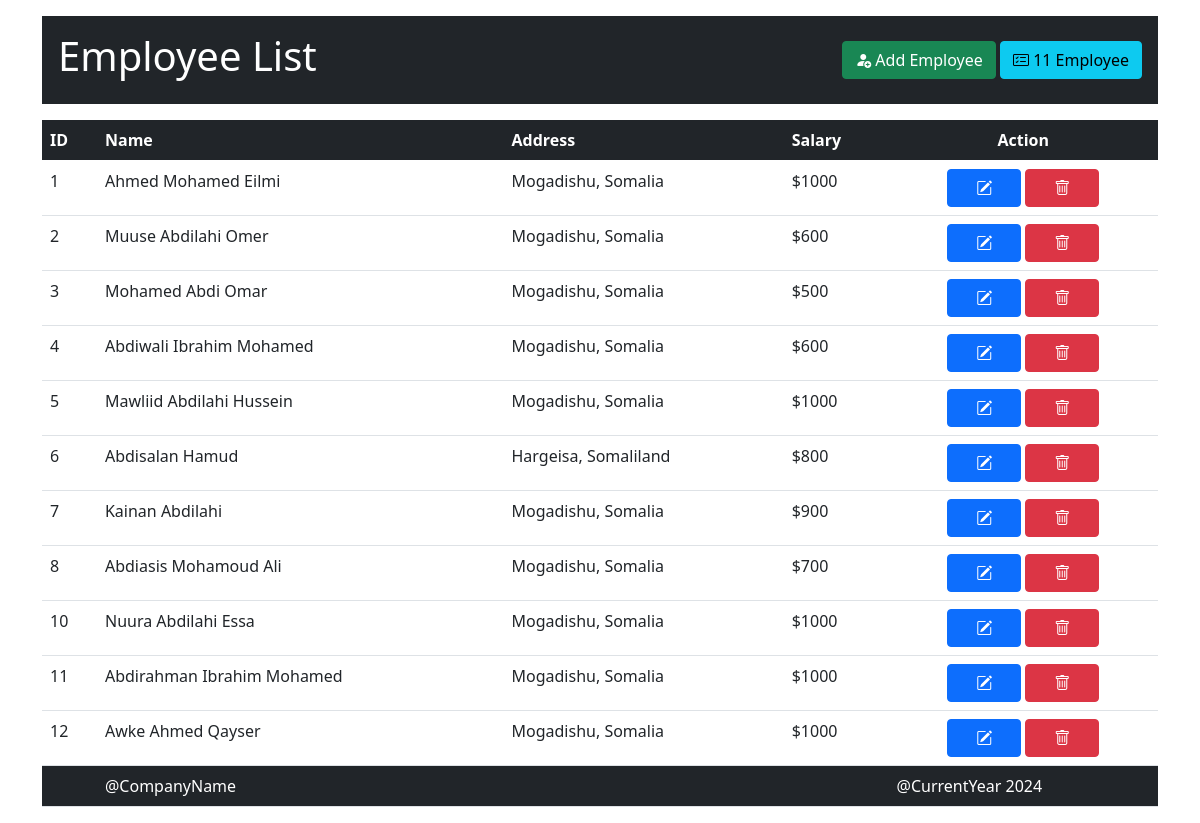
The page / on the database its author committed.
### tables this page shows
CREATE TABLE `employee` (
  `id` int(20) NOT NULL,
  `name` varchar(50) NOT NULL,
  `address` varchar(40) NOT NULL,
  `salary` int(11) NOT NULL
);

### index.php (the view, shortened to what this page needs)
<?php
  include("conn.php");
  $query = "SELECT * FROM employee";
  $result = mysqli_query($conn, $query);
  $rowCount = mysqli_num_rows($result);
?>
<!DOCTYPE html>
<html lang="en">
  <head>
    <link rel="stylesheet" href="/bootstrap5/css/bootstrap.min.css" />
    <link rel="stylesheet" href="https://cdn.jsdelivr.net/npm/bootstrap-icons@1.11.3/font/bootstrap-icons.min.css">
  </head>
  <body>
    <div class="container mt-3">
      <div class="box bg-dark p-3 text-white d-flex justify-content-between align-items-center mb-3">
      <h1 class="">Employee List</h1>
      <div class="sub-box">
        <a href="./add.php" class="btn btn-success"><i class="bi bi-person-fill-add"></i> Add Employee </a>
        <a href="./list.php" class="btn btn-info"><i class="bi bi-card-checklist"></i> <?php echo $rowCount ?> Employee </a>
      </div>
      </div>
      <table class="table table-hover">
        <thead class="bg-dark text-white">
          <tr>
            <th>ID</th>
            <th>Name</th>
            <th>Address</th>
            <th>Salary</th>
            <th class="text-center">Action</th>
          </tr>
        </thead>
        <tbody>
          <?php
          $query = "SELECT * FROM employee";
          $result = mysqli_query($conn, $query);
          while ($row = mysqli_fetch_assoc($result)) {
            ?>
          <tr>
            <td><?php echo $row['id']?></td>
            <td><?php echo $row['name']?></td>
            <td><?php echo $row['address']?></td>
            <td><?php echo "$" . $row['salary']?></td>
            <td class="text-center">
              <a href="./edit.php?id=<?php echo $row['id']?>&name=<?php echo $row['name']?>&address=<?php echo $row['address']?>&salary=<?php echo $row['salary']?>" class="btn btn-primary"><i class="bi bi-pencil-square p-3"></i></a>
              <a href="./operation.php?id=<?php echo $row['id']?>" class="btn btn-danger"><i class="bi bi-trash p-3"></i></a>
            </td>
            <?php } ?>
            <tr>
            <td class="bg-dark text-white"><?php echo "" ?></td>
            <td class="bg-dark text-white"><?php echo "@CompanyName" ?></td>
            <td class="bg-dark text-white"><?php echo "" ?></td>
            <td class="bg-dark text-white"><?php echo "" ?></td>
            <td class="bg-dark text-white"><?php echo "@CurrentYear 2024" ?></td>
            </tr>
          </tr>
        </tbody>
      </table>
    </div>
  </body>
</html>

### rows shown on the page
employee: id "1", name "Ahmed Mohamed Eilmi", address "Mogadishu, Somalia", salary "1000"
employee: id "2", name "Muuse Abdilahi Omer", address "Mogadishu, Somalia", salary "600"
employee: id "3", name "Mohamed Abdi Omar", address "Mogadishu, Somalia", salary "500"
employee: id "4", name "Abdiwali Ibrahim Mohamed", address "Mogadishu, Somalia", salary "600"
employee: id "5", name "Mawliid Abdilahi Hussein", address "Mogadishu, Somalia", salary "1000"
employee: id "6", name "Abdisalan Hamud", address "Hargeisa, Somaliland", salary "800"
employee: id "7", name "Kainan Abdilahi", address "Mogadishu, Somalia", salary "900"
employee: id "8", name "Abdiasis Mohamoud Ali", address "Mogadishu, Somalia", salary "700"
employee: id "10", name "Nuura Abdilahi Essa", address "Mogadishu, Somalia", salary "1000"
employee: id "11", name "Abdirahman Ibrahim Mohamed", address "Mogadishu, Somalia", salary "1000"
employee: id "12", name "Awke Ahmed Qayser", address "Mogadishu, Somalia", salary "1000"

### other values the page prints
$rowCount "11"
